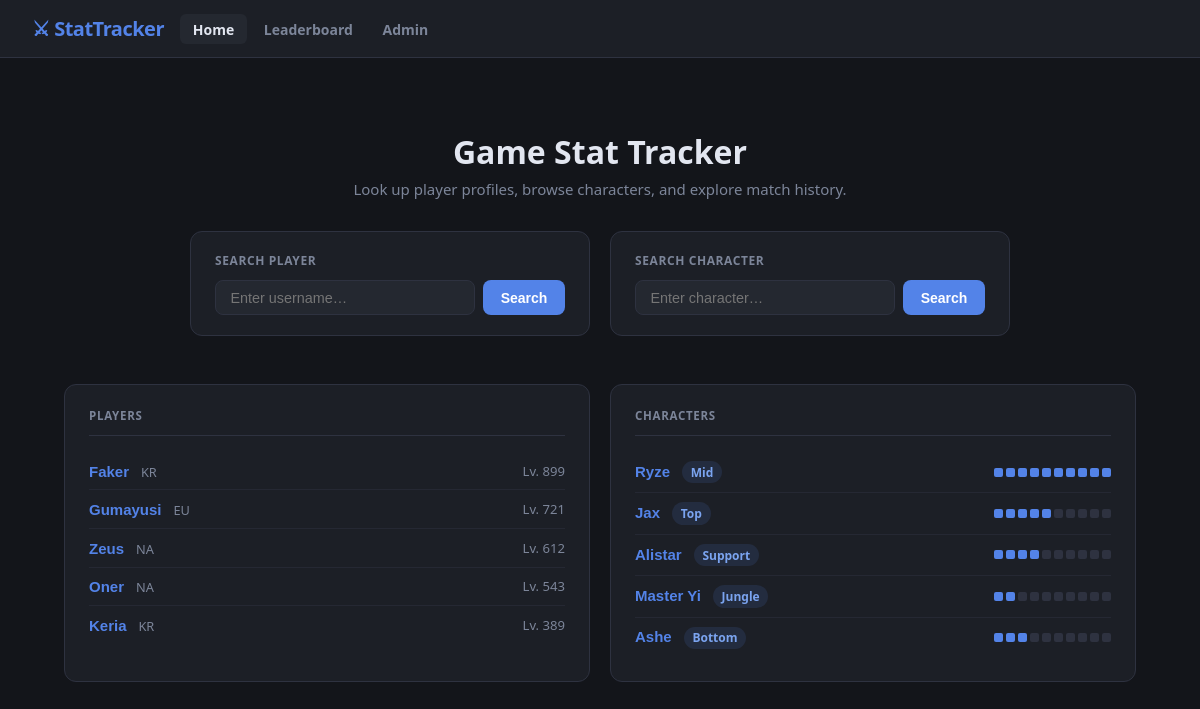
Before: / with the older database file.
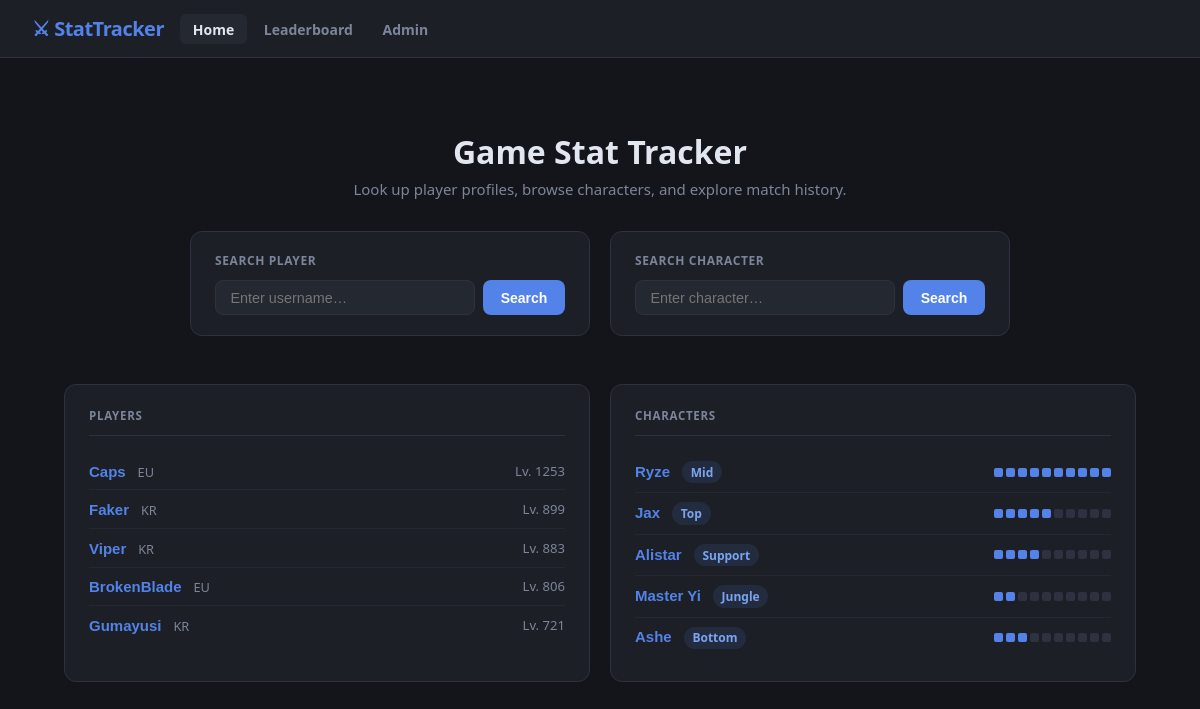
After: the same page with the newer database file.
### tables this page shows
CREATE TABLE PLAYERS (
  player_id    INT          NOT NULL,
  username     VARCHAR(50)  NOT NULL,
  level        INT          NOT NULL DEFAULT 1,
  server       VARCHAR(20)  NOT NULL,
  creation_date DATETIME    NOT NULL,
  PRIMARY KEY (player_id),
  UNIQUE KEY uq_username (username)
);

CREATE TABLE CHARACTERS (
  character_id INT          NOT NULL,
  name         VARCHAR(50)  NOT NULL,
  role         VARCHAR(20)  NOT NULL,
  difficulty   INT          NOT NULL DEFAULT 5,
  PRIMARY KEY (character_id),
  UNIQUE KEY uq_name (name),
  CONSTRAINT chk_difficulty CHECK (difficulty BETWEEN 1 AND 10)
);

### index.php (the view, shortened to what this page needs)
<?php
require 'db_connect.php';
$players    = $conn->query("SELECT player_id, username, level, server FROM PLAYERS ORDER BY level DESC LIMIT 5")->fetch_all(MYSQLI_ASSOC);
$characters = $conn->query("SELECT character_id, name, role, difficulty FROM CHARACTERS LIMIT 5")->fetch_all(MYSQLI_ASSOC);
?>
<!DOCTYPE html>
<html lang="en">
<head>
    <link rel="stylesheet" href="style.css">
</head>
<body>
<nav>
    <a href="index.php" class="nav-brand">⚔ StatTracker</a>
    <ul class="nav-links">
        <li><a href="index.php" class="active">Home</a></li>
        <li><a href="leaderboard.php">Leaderboard</a></li>
        <li><a href="login_admin.php">Admin</a></li>
    </ul>
</nav>
<main>
    <div class="hero">
        <h1>Game Stat Tracker</h1>
        <p>Look up player profiles, browse characters, and explore match history.</p>
        <div class="search-grid">
            <div class="search-card">
                <h2>Search Player</h2>
                <form class="search-form" action="player_profile.php" method="get">
                    <input type="text" name="username" placeholder="Enter username…" list="player_list" autocomplete="off" required>
                    <button type="submit" class="btn">Search</button>
                </form>
            </div>
            <div class="search-card">
                <h2>Search Character</h2>
                <form class="search-form" action="char_profile.php" method="get">
                    <input type="text" name="charname" placeholder="Enter character…" list="char_list" autocomplete="off" required>
                    <button type="submit" class="btn">Search</button>
                </form>
            </div>
        </div>
    </div>
    <div class="list-grid">
        <div class="card">
            <div class="card-title">Players</div>
            <?php foreach ($players as $p): ?>
            <div class="list-row">
                <div>
                    <form id="pf<?= $p['player_id'] ?>" action="player_profile.php" method="get" style="display:inline">
                        <button type="submit" class="link-btn link-btn-accent"><?= htmlspecialchars($p['username']) ?></button>
                    </form>
                    <span style="color:var(--muted);font-size:0.8rem;margin-left:0.5rem"><?= htmlspecialchars($p['server']) ?></span>
                </div>
                <span style="color:var(--muted);font-size:0.82rem">Lv.&nbsp;<?= $p['level'] ?></span>
            </div>
            <?php endforeach; ?>
        </div>
        <div class="card">
            <div class="card-title">Characters</div>
            <?php foreach ($characters as $c): ?>
            <div class="list-row">
                <div>
                    <form action="char_profile.php" method="get" style="display:inline">
                        <button type="submit" class="link-btn link-btn-accent"><?= htmlspecialchars($c['name']) ?></button>
                    </form>
                    <span class="badge badge-role" style="margin-left:0.5rem"><?= htmlspecialchars($c['role']) ?></span>
                </div>
                <div class="pip-row">
                    <?php for ($i = 1; $i <= 10; $i++): ?>
                        <div class="pip <?= $i <= $c['difficulty'] ? 'on' : '' ?>"></div>
                    <?php endfor; ?>
                </div>
            </div>
            <?php endforeach; ?>
        </div>
    </div>
</main>
</body>
</html>

Changed rows visible on the page:
no longer on this page (row edited): players: username "Zeus", server "NA", level "612"
no longer on this page (row edited): players: username "Oner", server "NA", level "543"
no longer on this page (row unchanged): players: username "Keria", server "KR", level "389"
added players: username "Caps", server "EU", level "1253"
added players: username "Viper", server "KR", level "883"
added players: username "BrokenBlade", server "EU", level "806"
changed players "Gumayusi": server "EU" → "KR"
